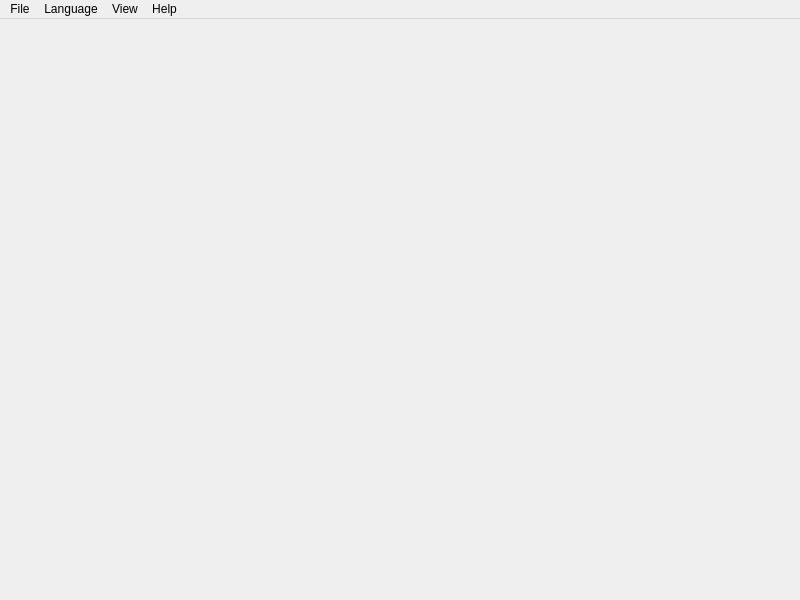
<?xml version="1.0" encoding="UTF-8"?>
<ui version="4.0">
 <class>MainWindow</class>
 <widget class="QMainWindow" name="MainWindow">
  <property name="geometry">
   <rect>
    <x>0</x>
    <y>0</y>
    <width>800</width>
    <height>600</height>
   </rect>
  </property>
  <property name="windowTitle">
   <string>MainWindow</string>
  </property>
  <widget class="QWidget" name="centralwidget"/>
  <widget class="QMenuBar" name="menubar">
   <property name="geometry">
    <rect>
     <x>0</x>
     <y>0</y>
     <width>800</width>
     <height>20</height>
    </rect>
   </property>
   <widget class="QMenu" name="menuFile">
    <property name="title">
     <string>File</string>
    </property>
    <addaction name="actionNew"/>
    <addaction name="actionOpen"/>
    <addaction name="actionSave"/>
    <addaction name="actionSave_As"/>
    <addaction name="actionQuit"/>
   </widget>
   <widget class="QMenu" name="menuHelp">
    <property name="title">
     <string>Help</string>
    </property>
    <addaction name="actionHelp"/>
   </widget>
   <widget class="QMenu" name="menuLanguage">
    <property name="title">
     <string>Language</string>
    </property>
    <addaction name="actionEnglish"/>
    <addaction name="actionRussian"/>
   </widget>
   <widget class="QMenu" name="menuView">
    <property name="title">
     <string>View</string>
    </property>
    <widget class="QMenu" name="menuColor_Scheme">
     <property name="title">
      <string>Color Scheme</string>
     </property>
     <addaction name="actionDefault"/>
     <addaction name="actionDark"/>
    </widget>
    <addaction name="menuColor_Scheme"/>
   </widget>
   <addaction name="menuFile"/>
   <addaction name="menuLanguage"/>
   <addaction name="menuView"/>
   <addaction name="menuHelp"/>
  </widget>
  <action name="actionNew">
   <property name="text">
    <string>New</string>
   </property>
   <property name="toolTip">
    <string>New File</string>
   </property>
   <property name="shortcut">
    <string>Ctrl+N</string>
   </property>
  </action>
  <action name="actionOpen">
   <property name="text">
    <string>Open</string>
   </property>
   <property name="toolTip">
    <string>Open File</string>
   </property>
   <property name="shortcut">
    <string>Ctrl+O</string>
   </property>
  </action>
  <action name="actionSave">
   <property name="text">
    <string>Save</string>
   </property>
   <property name="toolTip">
    <string>Save File</string>
   </property>
   <property name="shortcut">
    <string>Ctrl+S</string>
   </property>
  </action>
  <action name="actionSave_As">
   <property name="text">
    <string>Save As</string>
   </property>
   <property name="toolTip">
    <string>Save as new File</string>
   </property>
   <property name="shortcut">
    <string>Ctrl+Shift+S</string>
   </property>
  </action>
  <action name="actionQuit">
   <property name="text">
    <string>Quit</string>
   </property>
   <property name="shortcut">
    <string>Ctrl+Q</string>
   </property>
  </action>
  <action name="actionHelp">
   <property name="text">
    <string>Help</string>
   </property>
   <property name="shortcut">
    <string>F1</string>
   </property>
  </action>
  <action name="actionEnglish">
   <property name="text">
    <string>English</string>
   </property>
  </action>
  <action name="actionRussian">
   <property name="text">
    <string>Russian</string>
   </property>
  </action>
  <action name="actionDefault">
   <property name="text">
    <string>Default</string>
   </property>
  </action>
  <action name="actionDark">
   <property name="text">
    <string>Dark</string>
   </property>
  </action>
 </widget>
 <resources/>
 <connections/>
</ui>
